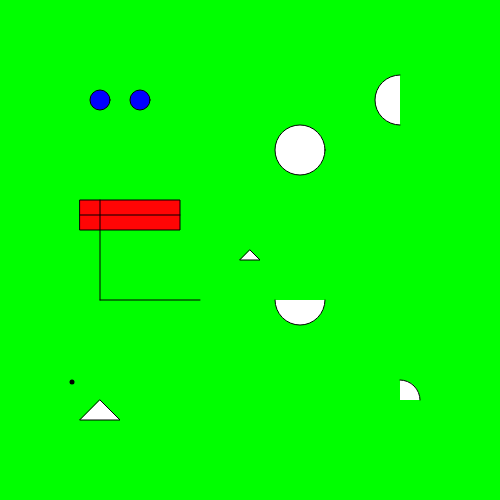
Frame 1 (no input)
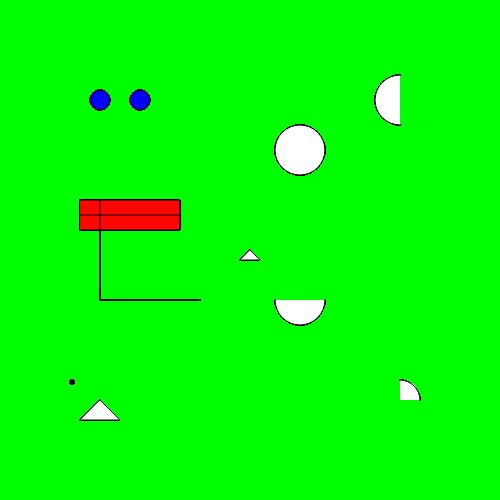
Frame 60 (no input)
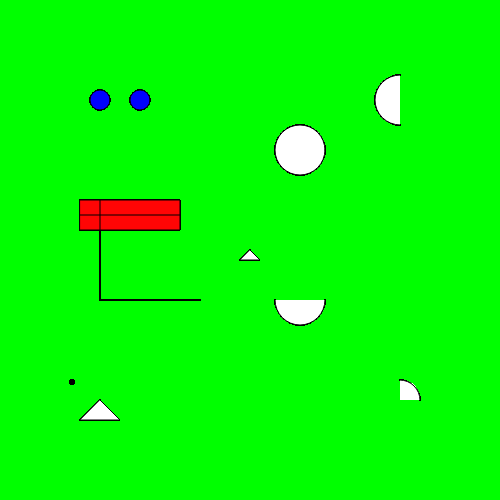
Frame 120 (the mouse pressed at the canvas centre since frame 60)

The p5.js sketch that drew these frames (run headless with seeded random() and noise() and a simulated clock; from frame 60 on, the mouse is pressed at the canvas centre):

// p5.js sketch
// ── sketch.js
function setup() {
  // put setup code here
  createCanvas(500,500);
  background(0,255,0);
}

function draw() {
  // put drawing code here

  fill("yellow");//default
  stroke(0);//default
  strokeWeight(1);//default (if the below elements do not have specific write of color or strokeweight, these default will apply)

  fill("blue");//css color
  strokeWeight(1);
  ellipse(100,100,20,20); //left eye

  ellipse(140,100,20,20); //right eye

  fill(255,5,5);//rgb color
  rect(80,200, 100,30); //mouth

  fill(255);//grayscale color
  strokeWeight(5);
  point(72,382);

strokeWeight(1);
  line(80,215,180,215);//mouth split

  //width and height
  //console.log("width " + width);
  //console.log("height "+ height);

  triangle(width/2,height/2,width/2+10,height/2+10,width/2-10,height/2+10);

  arc(300,300,50,50,0,PI);
  arc(400,400,40,40,PI+HALF_PI,0);
  arc(300,150,50,50,0,TWO_PI);
  arc(400,100,50,50,HALF_PI, PI+HALF_PI);


 triangle(100,400,120,420,80,420);

 line(100,300,200,300);//horizontal line, use a common y value
 line(100,200,100,300);//vertical line, use a common x value




}//end of draw
